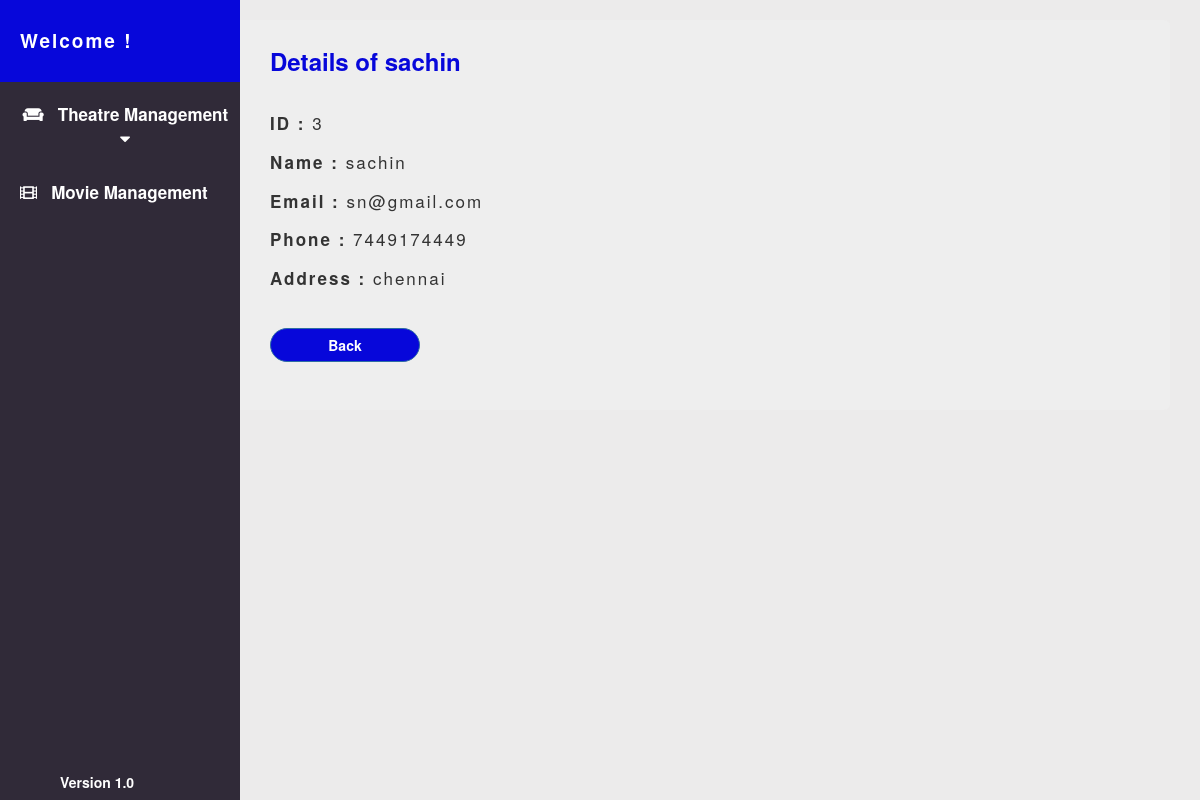
Page /manager/dashboard/theatre-manager-detail/3/ (signed in) on the committed database.
### dashboard/models.py (models this page shows, shortened)
class theatre_manager(models.Model):
    name=models.CharField(max_length=20)
    email=models.EmailField()
    address=models.CharField(max_length=1000)
    phone=models.BigIntegerField()

### dashboard/views.py (the view)
# urls.py: re_path(r'^theatre-manager-detail/(?P<pk>\d+)/',views.theatre_manager_detail_view.as_view(),name="theatre-manager-detail-view"),
class theatre_manager_detail_view(LoginRequiredMixin, PermissionRequiredMixin, DetailView):
    context_object_name = 'theatre_managers'
    model = models.theatre_manager
    template_name = 'dashboard/theatre_manager_detail_view.html'
    permission_required = 'dashboard.theatre_manager.can_view_theatre_manager'

### dashboard/templates/dashboard/theatre_manager_detail_view.html (shortened to what this page needs)
{% extends 'dashboard/layout.html' %}
{% block content %}
<h3><strong>
    Details of {{ theatre_managers.name }}
  </strong></h3></br>
  <h4><strong>ID : </strong>{{ theatre_managers.id }}</h4>
  <h4><strong>Name : </strong>{{ theatre_managers.name }}</h4>
  <h4><strong>Email : </strong>{{ theatre_managers.email }}</h4>
  <h4><strong>Phone : </strong>{{ theatre_managers.phone }}</h4>
  <h4><strong>Address : </strong>{{ theatre_managers.address }}</h4></br>
  <a href="{% url 'dashboard:theatre-manager-view' %}"><button class="btn btn-primary">Back</button></a>
{% endblock %}

### static/css/style.css (style rules this page uses)
* { margin: 0; padding: 0; border: 0; }

### dashboard/templates/dashboard/theatre_manager_detail_view.html (style rules this page uses)
h3 { color : rgb(7, 7, 218); margin-top : -20px; }
h4 { letter-spacing: 2px; padding-bottom: 10px; font-size: 17px; }
.btn-primary { color: rgb(255, 255, 255); background-color: rgb(7, 7, 218); border-radius: 2rem; width: 150px; font-weight: 700; }

### rows in the picture
theatre_manager: name "sachin", id "3", email "sn@gmail.com", phone "7449174449", address "chennai"
